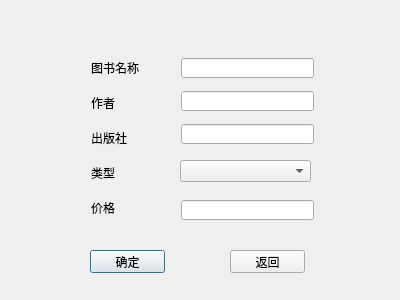
<?xml version="1.0" encoding="UTF-8"?>
<ui version="4.0">
 <class>AddBookDialog</class>
 <widget class="QDialog" name="AddBookDialog">
  <property name="geometry">
   <rect>
    <x>0</x>
    <y>0</y>
    <width>400</width>
    <height>300</height>
   </rect>
  </property>
  <property name="windowTitle">
   <string>新增图书</string>
  </property>
  <property name="styleSheet">
   <string notr="true">background-image: url(:/new/myimage/image/2background.png);</string>
  </property>
  <widget class="QPushButton" name="pushButton">
   <property name="geometry">
    <rect>
     <x>90</x>
     <y>250</y>
     <width>75</width>
     <height>23</height>
    </rect>
   </property>
   <property name="sizePolicy">
    <sizepolicy hsizetype="Fixed" vsizetype="Fixed">
     <horstretch>0</horstretch>
     <verstretch>0</verstretch>
    </sizepolicy>
   </property>
   <property name="text">
    <string>确定</string>
   </property>
  </widget>
  <widget class="QPushButton" name="pushButton_2">
   <property name="geometry">
    <rect>
     <x>230</x>
     <y>250</y>
     <width>75</width>
     <height>23</height>
    </rect>
   </property>
   <property name="sizePolicy">
    <sizepolicy hsizetype="Fixed" vsizetype="Fixed">
     <horstretch>0</horstretch>
     <verstretch>0</verstretch>
    </sizepolicy>
   </property>
   <property name="text">
    <string>返回</string>
   </property>
  </widget>
  <widget class="QLabel" name="label">
   <property name="geometry">
    <rect>
     <x>91</x>
     <y>60</y>
     <width>48</width>
     <height>16</height>
    </rect>
   </property>
   <property name="sizePolicy">
    <sizepolicy hsizetype="Fixed" vsizetype="Fixed">
     <horstretch>0</horstretch>
     <verstretch>0</verstretch>
    </sizepolicy>
   </property>
   <property name="text">
    <string>图书名称</string>
   </property>
  </widget>
  <widget class="QLabel" name="label_2">
   <property name="geometry">
    <rect>
     <x>91</x>
     <y>95</y>
     <width>24</width>
     <height>16</height>
    </rect>
   </property>
   <property name="sizePolicy">
    <sizepolicy hsizetype="Fixed" vsizetype="Fixed">
     <horstretch>0</horstretch>
     <verstretch>0</verstretch>
    </sizepolicy>
   </property>
   <property name="text">
    <string>作者</string>
   </property>
  </widget>
  <widget class="QLabel" name="label_4">
   <property name="geometry">
    <rect>
     <x>91</x>
     <y>165</y>
     <width>24</width>
     <height>16</height>
    </rect>
   </property>
   <property name="sizePolicy">
    <sizepolicy hsizetype="Fixed" vsizetype="Fixed">
     <horstretch>0</horstretch>
     <verstretch>0</verstretch>
    </sizepolicy>
   </property>
   <property name="text">
    <string>类型</string>
   </property>
  </widget>
  <widget class="QLabel" name="label_5">
   <property name="geometry">
    <rect>
     <x>91</x>
     <y>200</y>
     <width>24</width>
     <height>16</height>
    </rect>
   </property>
   <property name="sizePolicy">
    <sizepolicy hsizetype="Fixed" vsizetype="Fixed">
     <horstretch>0</horstretch>
     <verstretch>0</verstretch>
    </sizepolicy>
   </property>
   <property name="text">
    <string>价格</string>
   </property>
  </widget>
  <widget class="QLabel" name="label_3">
   <property name="geometry">
    <rect>
     <x>91</x>
     <y>130</y>
     <width>36</width>
     <height>16</height>
    </rect>
   </property>
   <property name="sizePolicy">
    <sizepolicy hsizetype="Fixed" vsizetype="Fixed">
     <horstretch>0</horstretch>
     <verstretch>0</verstretch>
    </sizepolicy>
   </property>
   <property name="text">
    <string>出版社</string>
   </property>
  </widget>
  <widget class="QLineEdit" name="booknamelineEdit">
   <property name="geometry">
    <rect>
     <x>181</x>
     <y>58</y>
     <width>133</width>
     <height>20</height>
    </rect>
   </property>
  </widget>
  <widget class="QLineEdit" name="authorlineEdit">
   <property name="geometry">
    <rect>
     <x>181</x>
     <y>91</y>
     <width>133</width>
     <height>20</height>
    </rect>
   </property>
  </widget>
  <widget class="QLineEdit" name="puublishlineEdit">
   <property name="geometry">
    <rect>
     <x>181</x>
     <y>124</y>
     <width>133</width>
     <height>20</height>
    </rect>
   </property>
  </widget>
  <widget class="QLineEdit" name="pricelineEdit">
   <property name="geometry">
    <rect>
     <x>181</x>
     <y>200</y>
     <width>133</width>
     <height>20</height>
    </rect>
   </property>
  </widget>
  <widget class="QComboBox" name="comboBox">
   <property name="geometry">
    <rect>
     <x>180</x>
     <y>160</y>
     <width>131</width>
     <height>22</height>
    </rect>
   </property>
  </widget>
 </widget>
 <resources/>
 <connections/>
</ui>
